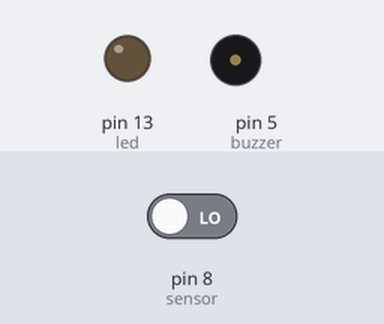
A sketch run on a simulated Arduino Uno, built with avr-gcc and run on an emulated ATmega328P. Parts: output pins drawn as LEDs (lit = HIGH), buzzer (waves = sounding). Dashed ring = blinking. The inputs (shaded band) are chosen by the test bench; at power-on: pin 8 (sensor) LOW.

Above: at 1.2 s.
1.3 s: pin 8 (sensor) driven HIGH
At 2.1 s:
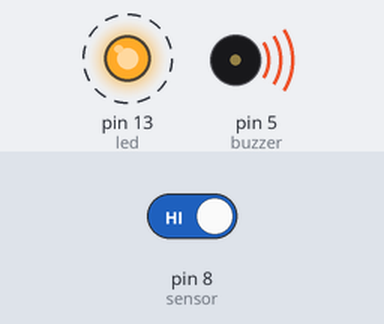
Timing chart, 0 to 10.3 s (numbered marks = the images above; inputs shaded):
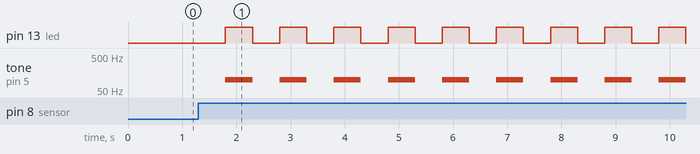

The sketch:

motionDetectorTest5.ino
```cpp
/*
 * motionDetectorTest5 (final)
 *
 * This is a program that uses a PIR detector, an LED light and a Piezo buzzer.
 * When the PIR detector finds any motion around it, the LED lignt will be set HIGH and the buzzer will be played for given duration.
 *
 */

const int led = 13;   // LED light
const int sensor = 8; // PIR detector
const int buzzer = 5; // Piezo buzzer

const long interval = 500;  // term between each blink and beep
const long waiting = 5000;  // term between loop() functions

const int frequency = 100;

void beepWithBlink(int buzzer, int led, int frequency, long interval, long duration);

void setup() {
  pinMode(sensor, INPUT);
  pinMode(led, OUTPUT);
  pinMode(buzzer, OUTPUT);

}

void loop() {

  // when a motion is detected
  if (digitalRead(sensor)) {

    // make buzzer beep and LED blink for given duration (in this program, for 10 sec)
    beepWithBlink(buzzer, led, frequency, interval, 10 * 1000);

    // reset LED and PIR detector
    reset(led);
    reset(sensor);

    // wait for seconds until next detection
    delay(waiting);
  }

}

// beepWithBlink function makes buzzer beep and LED blink, per given interval, for given duration
void beepWithBlink(int buzzer, int led, int frequency, long interval, long duration) {

  // get start time, this will be used to measure duration later
  long initialMillis = millis();
  // set previous time as start time, this will be used to measure interval later
  long previousMillis = initialMillis;
  // get current LED state
  int ledState = digitalRead(led);

  do {
    // get current time, this will be used to measure interval
    long currentMillis = millis();

    if (currentMillis - previousMillis >= interval) {

      // if the LED is LOW, turn the LED on and play the buzzer
      if (ledState == LOW) {
        digitalWrite(led, ledState = HIGH);
        tone(buzzer, frequency, interval);
        delay(interval);
      }
      // if the LED is HIGH, turn the LED and the buzzer off
      else {
        digitalWrite(led, ledState = LOW);
        noTone(buzzer);
        delay(interval);
      }

    }

    // repeat these for the given duration
  } while (millis() - initialMillis < duration);
}

// reset function sets the given pin as state of LOW
void reset(int pin) {
  digitalWrite(pin, LOW);
}
```

Measured:
- after the input at 1.3 s, pin 13 (led): alternates HIGH for 0.50 s and LOW for 0.50 s, starting after 0.50 s; tone on pin 5 (buzzer): alternates 100 Hz for 0.50 s and silent for 0.50 s, starting after 0.50 s
